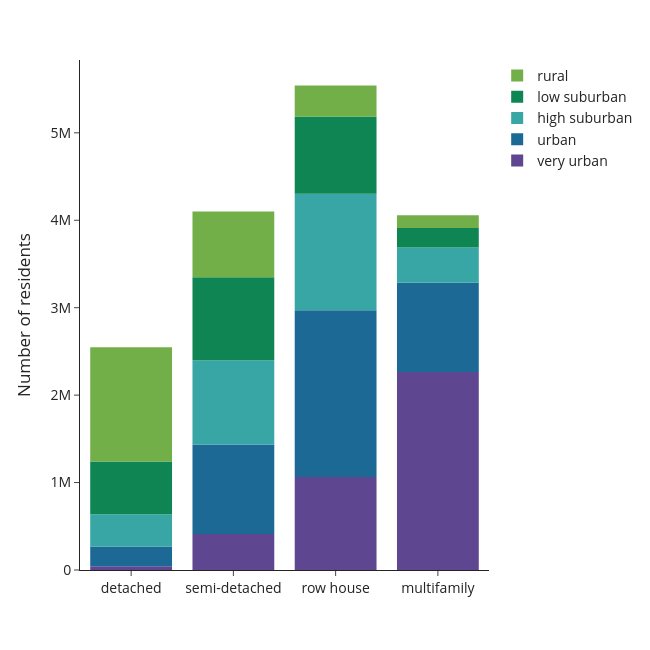

Notebook code for this chart:
### Code cell
df = use['n_hhdmem'+year].groupby(level=[1,3], sort=False).sum().reset_index()
    fig = px.bar(df, y='n_hhdmem'+year, x='typology_lab',color='density_lab', 
                 #text=df['percentage'].apply(lambda x: '{0:.1%}'.format(x)), 
                 labels={'n_hhdmem'+year:'Number of residents',
                         'typology_lab':'',
                         'density_lab':''}, 
                 template='simple_white', 
             color_discrete_sequence=px.colors.qualitative.Prism) 
    #fig.update_traces(textposition='inside')
    fig.update_layout(width=650, height=650, 
                      #xaxis_tickformat = '.0%',
                      font=dict(size=14),
                      legend=dict(
        traceorder='reversed',
        #orientation="h",
        #entrywidth=70,
        #yanchor="bottom",
        #y=1.02,
        #xanchor="left",
        #x=-0.25
    ))
    fig.update_traces(marker_line_width=0)
    fig.write_image('visualisations/'+class_name_short+'/stackedbars_cap_per_type_urb'+year+'.png', scale=3)
    fig.show()

### Figure 1 — Plotly figure (JSON) as saved in the notebook; plotly's stock layout.template omitted (floating-point values rounded to 4 significant figures)
{"data": [{"alignmentgroup": "True", "hovertemplate": "=%{x}<br>Number of residents=%{y}<extra></extra>", "legendgroup": "very urban", "marker": {"color": "rgb(95, 70, 144)", "line": {"width": 0}, "pattern": {"shape": ""}}, "name": "very urban", "offsetgroup": "very urban", "orientation": "v", "showlegend": true, "textposition": "auto", "type": "bar", "x": ["detached", "semi-detached", "row house", "multifamily"], "xaxis": "x", "y": [43755, 411935, 1062765, 2263780], "yaxis": "y"}, {"alignmentgroup": "True", "hovertemplate": "=%{x}<br>Number of residents=%{y}<extra></extra>", "legendgroup": "urban", "marker": {"color": "rgb(29, 105, 150)", "line": {"width": 0}, "pattern": {"shape": ""}}, "name": "urban", "offsetgroup": "urban", "orientation": "v", "showlegend": true, "textposition": "auto", "type": "bar", "x": ["detached", "semi-detached", "row house", "multifamily"], "xaxis": "x", "y": [224425, 1023385, 1908625, 1022305], "yaxis": "y"}, {"alignmentgroup": "True", "hovertemplate": "=%{x}<br>Number of residents=%{y}<extra></extra>", "legendgroup": "high suburban", "marker": {"color": "rgb(56, 166, 165)", "line": {"width": 0}, "pattern": {"shape": ""}}, "name": "high suburban", "offsetgroup": "high suburban", "orientation": "v", "showlegend": true, "textposition": "auto", "type": "bar", "x": ["detached", "semi-detached", "row house", "multifamily"], "xaxis": "x", "y": [368510, 964030, 1332375, 403500], "yaxis": "y"}, {"alignmentgroup": "True", "hovertemplate": "=%{x}<br>Number of residents=%{y}<extra></extra>", "legendgroup": "low suburban", "marker": {"color": "rgb(15, 133, 84)", "line": {"width": 0}, "pattern": {"shape": ""}}, "name": "low suburban", "offsetgroup": "low suburban", "orientation": "v", "showlegend": true, "textposition": "auto", "type": "bar", "x": ["detached", "semi-detached", "row house", "multifamily"], "xaxis": "x", "y": [603300, 947525, 883200, 222185], "yaxis": "y"}, {"alignmentgroup": "True", "hovertemplate": "=%{x}<br>Number of residents=%{y}<extra></extra>", "legendgroup": "rural", "marker": {"color": "rgb(115, 175, 72)", "line": {"width": 0}, "pattern": {"shape": ""}}, "name": "rural", "offsetgroup": "rural", "orientation": "v", "showlegend": true, "textposition": "auto", "type": "bar", "x": ["detached", "semi-detached", "row house", "multifamily"], "xaxis": "x", "y": [1308490, 753085, 354285, 145970], "yaxis": "y"}], "layout": {"barmode": "relative", "font": {"size": 14}, "height": 650, "legend": {"title": {"text": ""}, "tracegroupgap": 0, "traceorder": "reversed"}, "margin": {"t": 60}, "width": 650, "xaxis": {"anchor": "y", "domain": [0, 1], "title": {"text": ""}}, "yaxis": {"anchor": "x", "domain": [0, 1], "title": {"text": "Number of residents"}}}}
